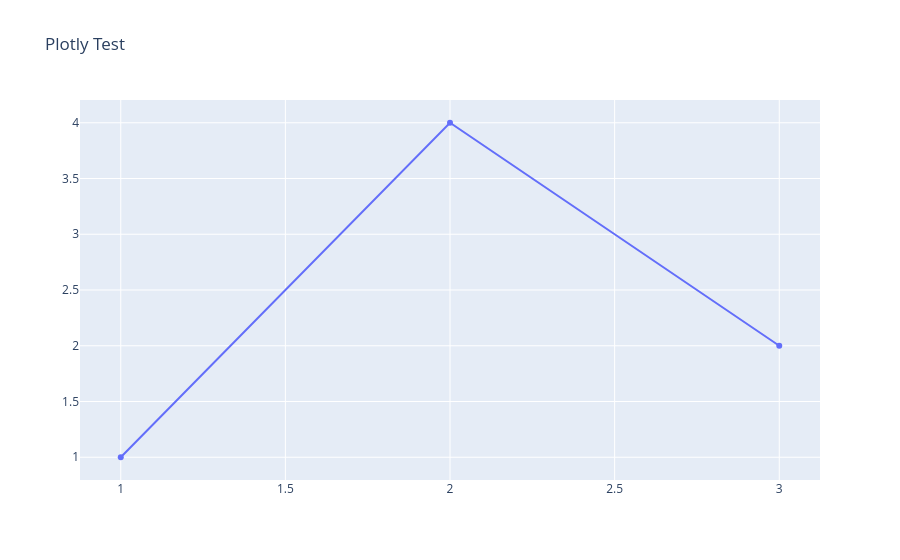

Write notebook code for a chart like this one.
### Code cell
import plotly.graph_objects as go

fig = go.Figure()
fig.add_trace(go.Scatter(
    x=[1, 2, 3],
    y=[1, 4, 2],
    mode="lines+markers"
))

fig.update_layout(title="Plotly Test")

fig

### Figure 1 — Plotly figure (JSON) as saved in the notebook; plotly's stock layout.template omitted (floating-point values rounded to 4 significant figures)
{"data": [{"mode": "lines+markers", "type": "scatter", "x": [1, 2, 3], "y": [1, 4, 2]}], "layout": {"title": {"text": "Plotly Test"}}}
